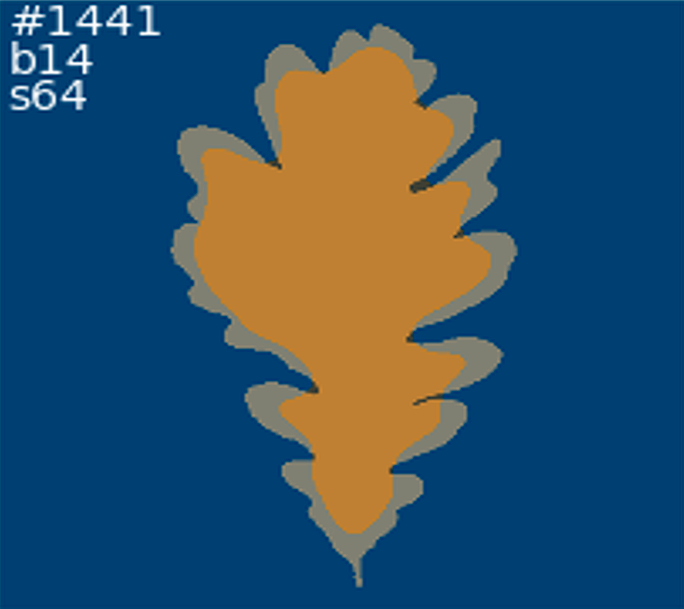
#> input picture lab5/imgs/lab6_leaf.png, 684 x 609 px
$ jupyter execute --allow-errors lab5.ipynb
#> lines starting #> are read from the running program, lines starting #| are printed output that depends on the picture
[cell 1]
import matplotlib.pylab as pylab
params = {'legend.fontsize': 'large',
          'figure.figsize': (8, 8),
          'figure.titlesize': 'x-large',
          'axes.labelsize': 'x-large',
          'axes.titlesize':'x-large',
          'xtick.labelsize':'x-large',
          'ytick.labelsize':'x-large',
          'lines.markersize': 10
          }
pylab.rcParams.update(params)

[cell 2]
#import dependencies
import numpy as np
import matplotlib.image as mpimg
import matplotlib.pyplot as plt
import matplotlib.patches as mpatches
from skimage import measure, io, color
import scipy.ndimage as ndi

[cell 3]
#image reading
img = mpimg.imread('imgs/lab6_leaf.png')
#> img is the input picture: shape (609, 684, 3) float32; mean R, G, B 0.185, 0.319, 0.403
plt.imshow(img)

[cell 4]
#converting to grayscale
img = color.rgb2gray(img)
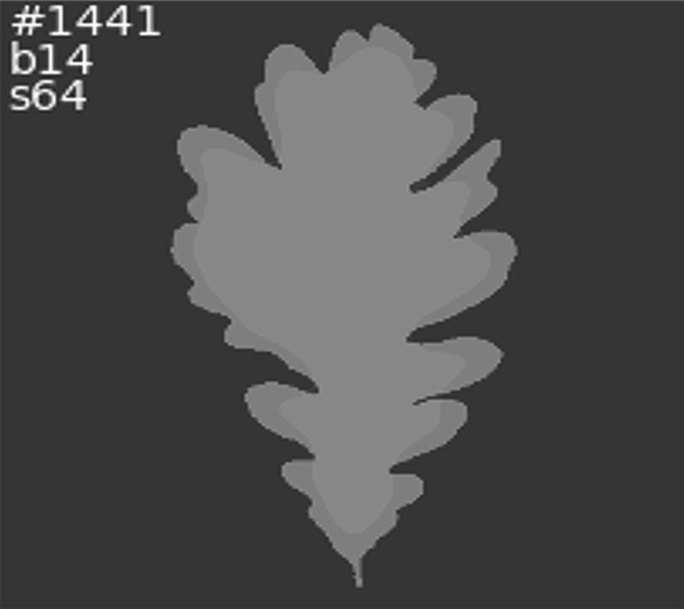
#> img: shape (609, 684) float32; min 0.0827, max 1, mean 0.296
plt.imshow(img, cmap=plt.cm.gray)

[cell 5]
#coordinates of the center of mass
cy, cx = ndi.center_of_mass(img)
#> cy = 289.2; cx = 338.3

plt.imshow(img, cmap='Set1') # show the leaf
plt.scatter(cx, cy, marker='.', c='black',s=300, label=(fr'$(x,y)=({np.round(cx,3)},{np.round(cy,3)})$')) # show its center
plt.legend()
plt.show()
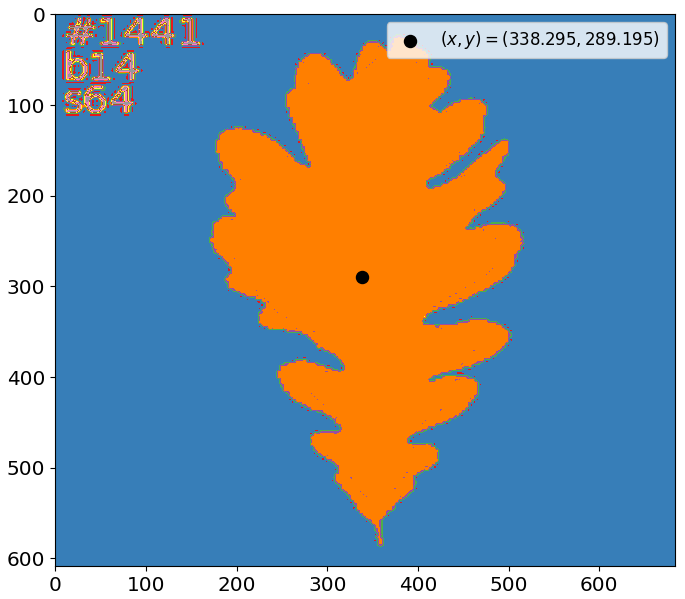
#> figure drawn by matplotlib, 1 panel

[cell 6]
#contour imaging
contours = measure.find_contours(img, 0.4)
#> contours = 19 items
contour = max(contours, key=len)
#> contour = 3261 pairs, first value 23.66 to 586.1, second value 170.2 to 516.4
plt.plot(-contour[::,1], -contour[::,0], linewidth=1, label='contour')
plt.title('Contours')
plt.grid()
plt.legend()
plt.show()
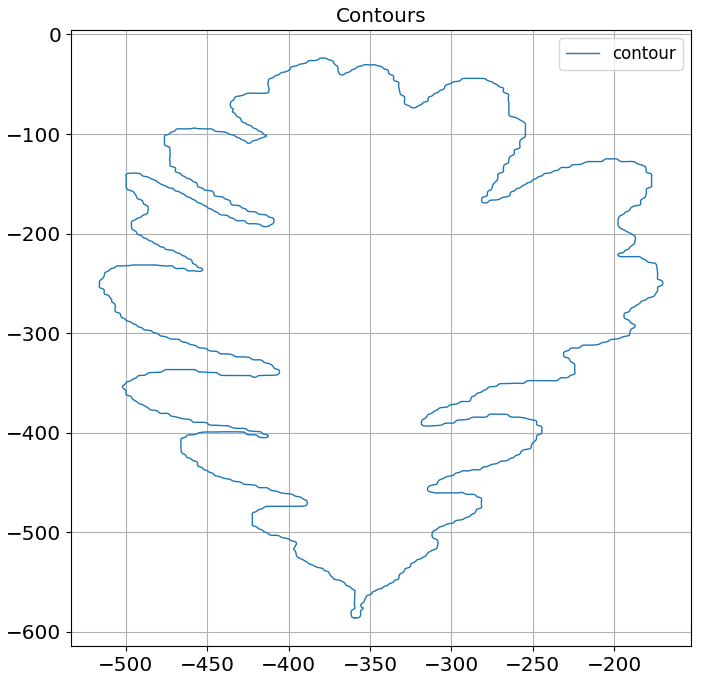
#> figure drawn by matplotlib, 1 panel

[cell 7]
#shifting center to (0,0)
contour[::,1] -= cx # demean X
contour[::,0] -= cy # demean Y

[cell 8]
# checking if we succeeded to move the center to (0,0)
plt.plot(-contour[::,1], -contour[::,0], linewidth=1, label='contour')
plt.grid()
plt.scatter(0, 0, label='shifted center (0,0)')
plt.title('Contours')
plt.legend()
plt.show()
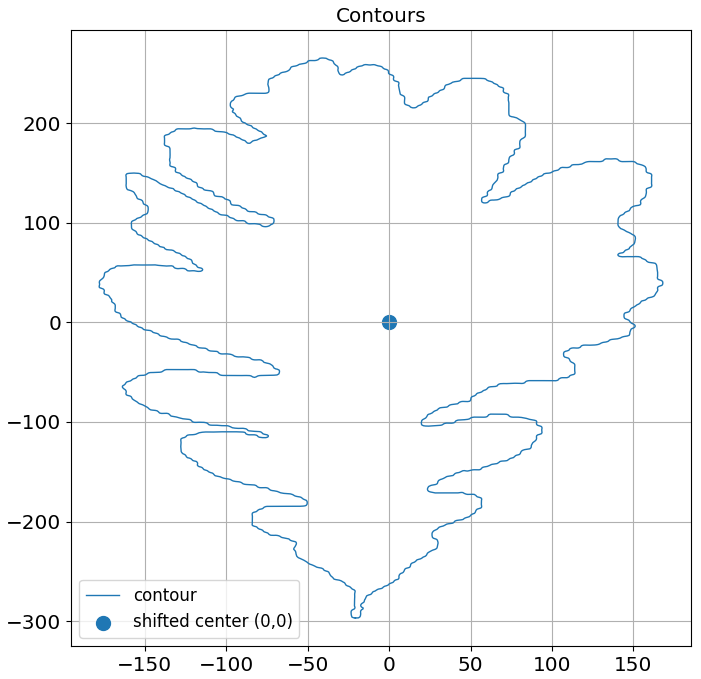
#> figure drawn by matplotlib, 1 panel

[cell 9]
pylab.rcParams['figure.figsize'] = (8, 8)
plt.plot(-contour[::,1], -contour[::,0])
plt.grid()
plt.scatter(0, 0)
#> (the rest of this cell did not finish here and is left out)

[cell 10]
def add_rad(y):
    if y >= 0:
        return -np.pi/2
    else:
        return np.pi/2

#cartesian coords to polar
def cart2pol(x, y):
    theta = np.arctan2(y,x)
    rho = np.sqrt(x**2+y**2)
    return theta,rho

[cell 11]
polar_contour = np.array([cart2pol(x, y) for x, y in contour])
#> polar_contour = 3261 pairs, first value -3.14 to 3.14, second value 82.82 to 297.6

[cell 12]
polar_contour_pos = polar_contour[polar_contour[::,0]<0]
#> polar_contour_pos = 1402 pairs, first value -3.14 to -0.00113, second value 89.38 to 262.4

[cell 13]
polar_contour_pos
#> Out has the same summary as polar_contour_pos

[cell 14]
plt.subplot(111, projection='polar')
plt.scatter(polar_contour_pos[::,0], polar_contour_pos[::,1], s =0.5)
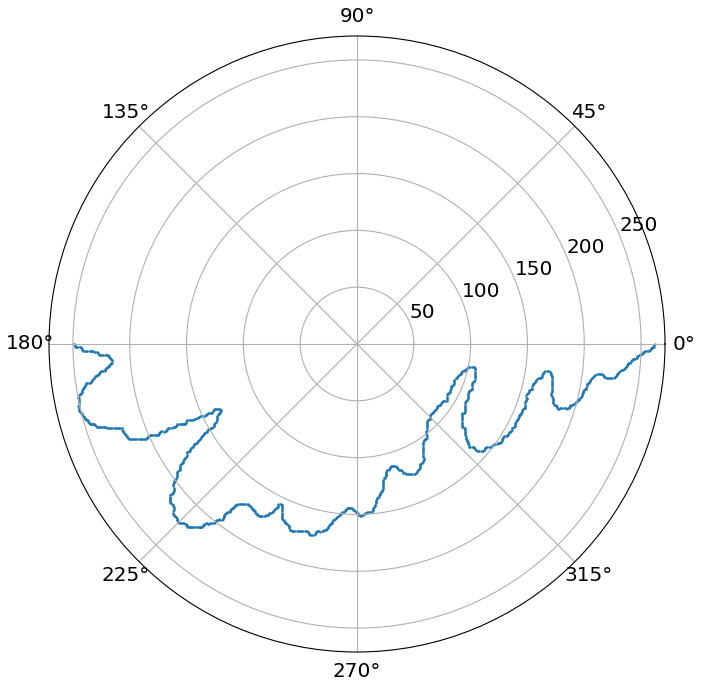
#> figure drawn by matplotlib, 1 panel

[cell 15]
polar_contour = np.array([cart2pol(x, y) for x, y in contour])

pylab.rcParams['figure.figsize'] = (16, 8)

ax1 = plt.subplot(121,projection='polar')
ax1.scatter(polar_contour[::,0], polar_contour[::,1], c=polar_contour[::,1], s=2)
ax1.set_title('In Polar Coordinates')
ax1.grid('on')
ax2 = plt.subplot(122)
ax2.scatter(-contour[::,1], # x axis is radians
              -contour[::,0], # y axis is distance from center
              linewidth=1, s=2, # small points, w/o borders
              c=range(len(contour))) # continuous coloring (so that plots match)
ax2.set_title('In Cartesian Coordinates')
ax2.grid()
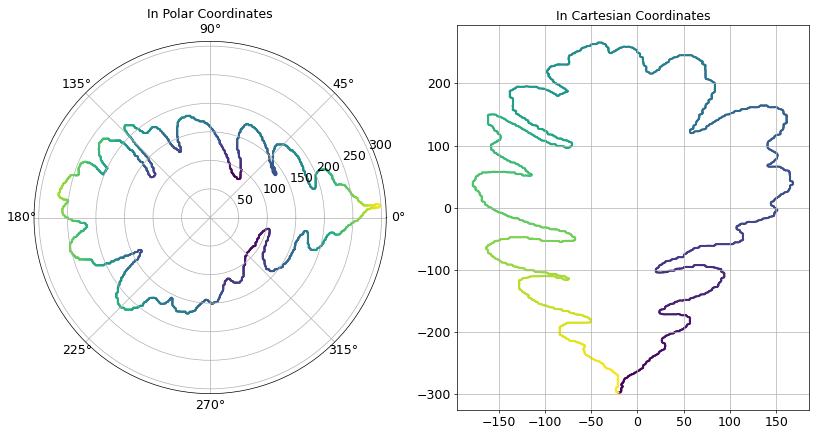
#> figure drawn by matplotlib, 2 panels

[cell 16]
import numpy as np

G = np.array([[0.05,0,0.05,0.02,0.05,0.02,0.04,0.04],
              [0.04,0.02,0,0,0.07,0,0.02,0],
              [0.04,0.02,0,0,0,0,0,0.02],
              [0.02,0,0,0,0,0,0.02,0],
              [0.05,0.04,0,0,0,0,0.02,0.05],
              [0,0.02,0.02,0.02,0,0.02,0.02,0],
              [0.02,0.02,0,0,0,0.05,0,0.02],
              [0.02,0.02,0.02,0.02,0.02,0,0,0.02]])

entropy = 0
for i in range(len(G)):
    for j in range(len(G)):
        if G[i][j] != 0:
            entropy -= G[i][j]*np.log2(G[i][j])

entropy

[cell 17]
2*np.log2(8)

[cell 18]
pp = np.array([0.266,0.125,0.094,0.047,0.156,0.078,0.109,0.175])

-np.sum(pp*np.log2(pp))

[cell 19]
clust1 = np.array([[45,10,3],
                   [0,50,0],
                   [12,0,30]])

TP = 0
for i in range(len(clust1)):
    for j in range(len(clust1)):
        print(clust1[i][j]*(clust1[i][j]-1)/2)
        TP += clust1[i][j]*(clust1[i][j]-1)/2

TP

[cell 20]
FN = -TP

for j in range(len(clust1)):
    print(np.sum(clust1[:,j])*(np.sum(clust1[:,j])-1)/2)
    FN += np.sum(clust1[:,j])*(np.sum(clust1[:,j])-1)/2

FN

[cell 21]
FP = -TP

for i in range(len(clust1)):
    print(np.sum(clust1[i,:])*(np.sum(clust1[i,:])-1)/2)
    FP += np.sum(clust1[i,:])*(np.sum(clust1[i,:])-1)/2

FP

[cell 22]
TP = np.sum(clust1*(clust1-1)/2)

TP

[cell 23]
N=np.sum(clust1)*(np.sum(clust1)-1)/2

[cell 24]
TN = N-TP-FP-FN
TN

[cell 25]
#Jaccard
TP/(TP+FP+FN)

[cell 26]
#Rend
(TP+TN)/N

[cell 27]
#FM
TP/np.sqrt((TP+FN)*(TP+FP))

[cell 28]
clust1 = np.array([[40,10,0],
                   [5,44,0],
                   [12,6,33]])

TP = np.sum(clust1*(clust1-1)/2)

TP

[cell 29]
FN = -TP

for j in range(len(clust1)):
    print(np.sum(clust1[:,j])*(np.sum(clust1[:,j])-1)/2)
    FN += np.sum(clust1[:,j])*(np.sum(clust1[:,j])-1)/2

FN

[cell 30]
FP = -TP

for i in range(len(clust1)):
    print(np.sum(clust1[i,:])*(np.sum(clust1[i,:])-1)/2)
    FP += np.sum(clust1[i,:])*(np.sum(clust1[i,:])-1)/2

FP
